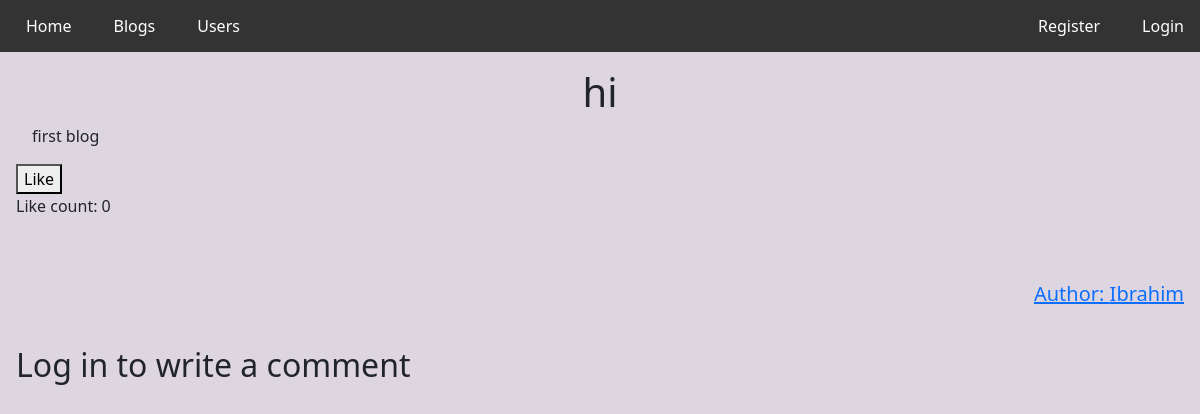
Before: /bilqram/blog/2 with the older database file.
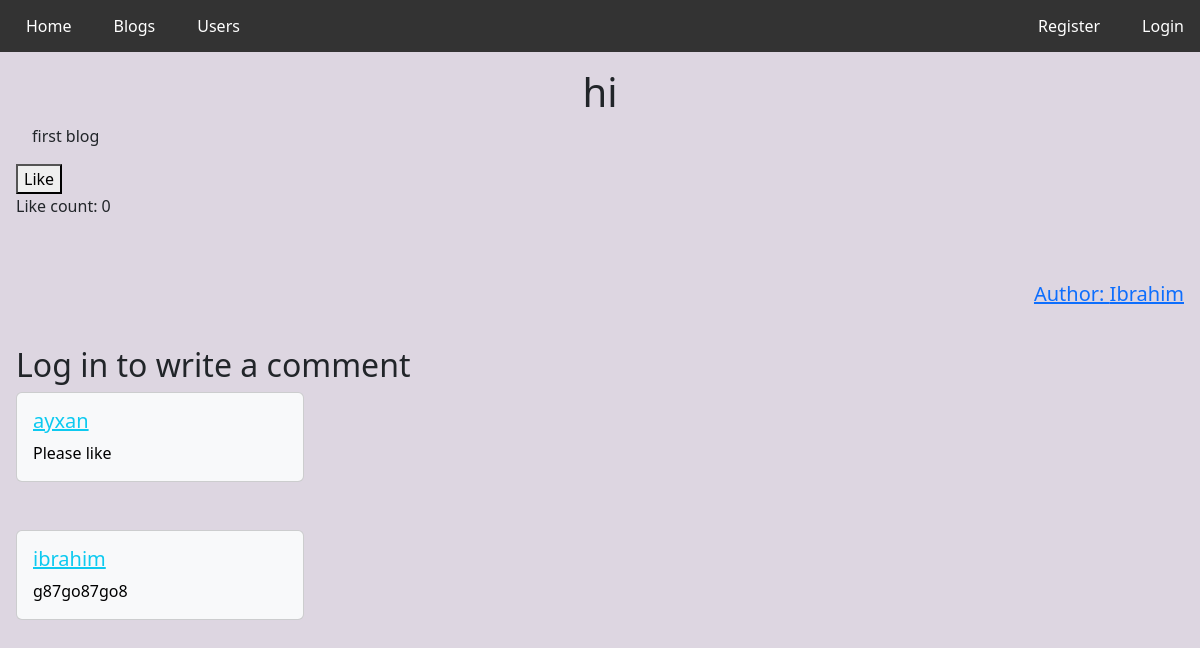
After: the same page with the newer database file.
### Bilqram/models.py (models this page shows, shortened)
class Content(models.Model):
    title = models.CharField(max_length=100)
    content = models.TextField()
    author = models.ForeignKey(User, on_delete=models.CASCADE)
    pub_date = models.DateTimeField()
    editable = models.BooleanField(default=False)

class Comment(Content):
    par_blog = models.ForeignKey(Blog, on_delete=models.CASCADE)

class Content(models.Model):
    title = models.CharField(max_length=100)
    content = models.TextField()
    author = models.ForeignKey(User, on_delete=models.CASCADE)
    pub_date = models.DateTimeField()
    editable = models.BooleanField(default=False)

class User(models.Model):
    username = models.CharField(max_length=20)
    password = models.CharField(max_length=30)
    email = models.EmailField()
    name = models.CharField(max_length=15)
    surname = models.CharField(max_length=15)
    profile_pic = models.ImageField(upload_to='Bilqram/Images/Profile_Pictures')
    contributionScore = models.IntegerField(default=0)
    def __str__(self):
        return self.username

### Bilqram/views.py (the view)
# urls.py: path('blog/<int:blog_id>', views.blog, name='blog'),
def blog(request, blog_id):
    b = get_object_or_404(Blog, id=blog_id)
    context = {
        'blog': b,
        'comments': Comment.objects.filter(par_blog=b),
        'likes': len(Like.objects.filter(blog=b)),
        'liked': len(Like.objects.filter(user=get_object_or_404(User, username=request.user.username), blog=b)) == 1 if request.user.is_authenticated else False
    }
    print(context['liked'])
    return render(request, 'Bilqram/blog.html', context)

### Bilqram/templates/Bilqram/blog.html (shortened to what this page needs)
{% extends 'Bilqram/base.html' %}
{% block content %}
    <div class="blog ms-3 me-3 mt-3 mb-3">
        <h1 class="text-center mt-2">{{ blog.title }}</h1>
        <p class="ms-3">
            {{ blog.content }}
        </p>
        {% if liked %}
            <a href="{% url 'Bilqram:like' blog.id %}"><button>Unlike</button></a>
        {% else %}
            <a href="{% url 'Bilqram:like' blog.id %}"><button>Like</button></a>
        {% endif %}
        <p>Like count: {{ likes }}</p>
        <br><br>
        <h5 class="blogAuthorName"><a href="{% url 'Bilqram:user' blog.author.username %}">Author: {{ blog.author.name }}</a> </h5>
    </div>
    <br><br>
    <div class="commentSection ms-3">
        {% if user.is_authenticated %}
            <div class="writeComment">
                <form action="{% url 'Bilqram:newComment' blog.id %}" method="post">
                    {% csrf_token %}
                    <label> Your Comment<br>
                        <textarea  name="comment" cols="100" rows="4" style="background-color: #e9e5ec"></textarea>
                    </label>
                    <input type="submit" value="Publish comment">
                </form>
            </div>
        {% else %}
            <h2>Log in to write a comment</h2>
        {% endif %}
        {% for comment in comments %}
            <div class="card comment text-bg-light" style="width: 18rem;">
              <div class="card-body">
                  <a href="{% url "Bilqram:user" comment.author.username %}" class="link-info"> <h5 class="card-title">{{ comment.author }}</h5> </a>
                <p class="card-text">{{ comment.content }}</p>
              </div>
            </div>
            <br><br>
        {% endfor %}
    </div>
{% endblock content %}

Changed rows visible on the page:
added Comment: author "ayxan", content "Please like"
added Comment: author "ibrahim", content "g87go87go8"
